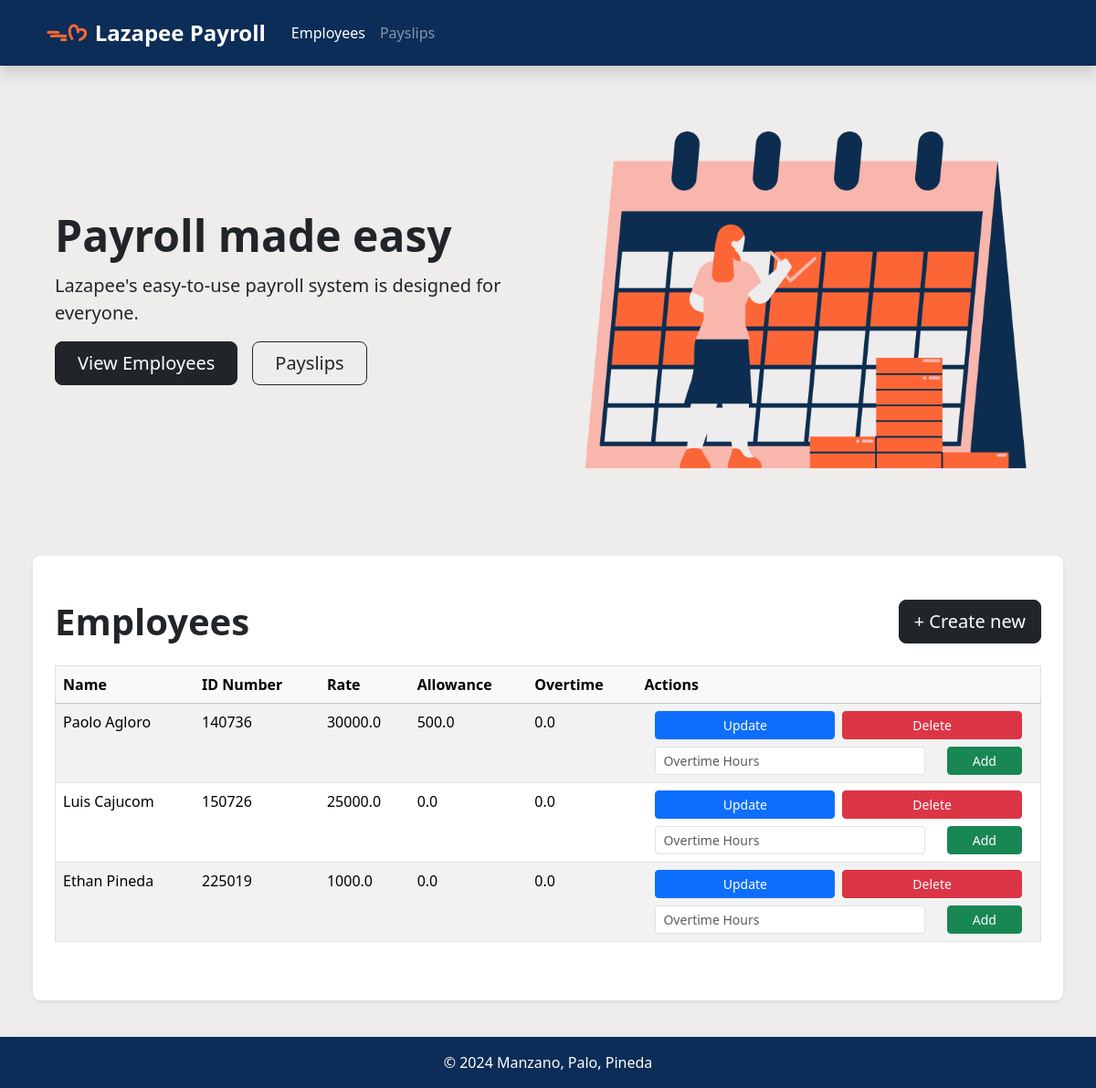
Before: / with the older database file.
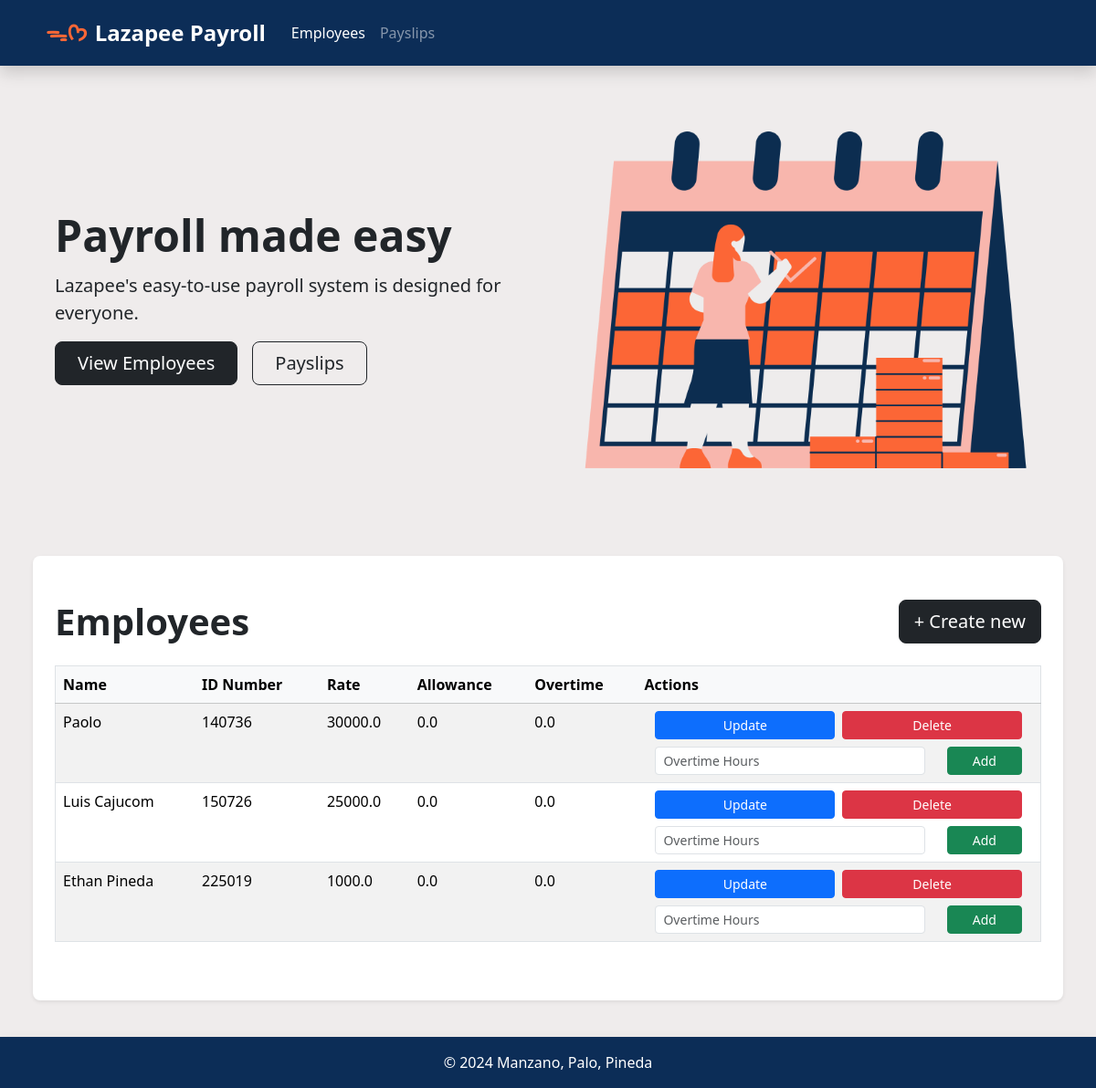
After: the same page with the newer database file.
### payroll_app/models.py (models this page shows, shortened)
class Employee(models.Model):
    name = models.CharField(max_length=100)
    id_number = models.CharField(max_length=20, unique=True)
    rate = models.FloatField()
    allowance = models.FloatField(null=True, blank=True)
    overtime_pay = models.FloatField(null=True, blank=True)

### payroll_app/views.py (the view)
# urls.py: 2. Add a URL to urlpatterns:  path('', views.home, name='home')
def home(request):
    context = {
        'nav_selected': 'Employees',
        'employees': Employee.objects.all()
    }
    return render(request, 'payroll_app/home.html', context)

### payroll_app/templates/payroll_app/home.html (shortened to what this page needs)
{% extends 'payroll_app/base.html' %}
{% load static %}
{% block content %}
<div class="container col-xxl-8 px-4 pb-5">
    <div class="row flex-lg-row-reverse align-items-center g-5 pb-5">
      <div class="col-10 col-sm-8 col-lg-6">
        {% load static %}
        <img src="{% static 'hero_graphic.png' %}" class="d-block mx-lg-auto img-fluid" alt="payroll-img" width="700" height="500" loading="lazy">
      </div>
      <div class="col-lg-6">
        <h1 class="display-5 fw-bold lh-1 mb-3">Payroll made easy</h1>
        <p class="lead">Lazapee's easy-to-use payroll system is designed for everyone.</p>
        <div class="d-grid gap-2 d-md-flex justify-content-md-start">
          <a href="#employeeheader" type="button" class="btn btn-dark btn-lg px-4 me-md-2">View Employees</a>
          <a href="{% url 'payslips' %}" type="button" class="btn btn-outline-dark btn-lg px-4">Payslips</a>
        </div>
      </div>
    </div>
</div>
<div class="px-4 py-5 rounded-3 shadow-sm bg-white bg-gradient mb-5">
    <div class="row">
        <div class="col">
            <h1 class=" col display-6 fw-bold pb-3" id="employeeheader">Employees</h1>
        </div>
        <div class="col">
            <a href="{% url 'create_employee' %}" class="col btn  btn-lg btn-dark float-end">+ Create new</a>
        </div>
    </div>
    <table class="table table-striped table-hover border">
        <thead>
            <tr class="table-light">
                <th scope="col" data-field="name"> Name </th>
                <th scope="col" data-field="id_number"> ID Number </th>
                <th scope="col" data-field="rate"> Rate </th>
                <th scope="col" data-field="allowance"> Allowance </th>
                <th scope="col" data-field="overtime_pay"> Overtime </th>
                <th scope="col" data-field="actions"> Actions </th>
        </thead>
        <tbody>
            {% for employee in employees %}
            <tr>
                <td>{{ employee.name }}</td>
                <td>{{ employee.id_number }}</td>
                <td>{{ employee.rate }}</td>
                <td>{{ employee.allowance }}</td>
                <td>{{ employee.overtime_pay }}</td>
                <td>
                    <div class="container">
                        <div class="d-grid gap-2 d-md-flex justify-content-md-start pb-2">
                            <a href="{% url 'update_employee' employee.pk %}" class="btn btn-primary btn-sm w-100">Update</a>
                            <a href="{% url 'delete_employee' employee.pk %}" class="btn btn-danger btn-sm w-100">Delete</a>
                        </div>
                        <form class="row" id="overtime-form" method="post" action="{% url 'add_overtime' employee.pk%}">{% csrf_token %}
                            <div class="col-lg-9 pb-sm-2 pb-lg-0">
                                <input type="number" id="overtime-hours" name="overtime-hours" class="form-control form-control-sm d-inline me-md-2" placeholder="Overtime Hours">
                            </div>
                            <div class="col-lg-3">
                                <button type="submit" class="btn btn-success w-100 btn-sm add-overtime">Add</button>
                            </div>
                        </form>
                    </div>
                </td>
            </tr>
            {% endfor %}
        </tbody>
    </table>
</div>
{% endblock %}

Changed rows visible on the page:
changed Employee: name "Paolo Agloro" → "Paolo"; allowance "500.0" → "0.0"
